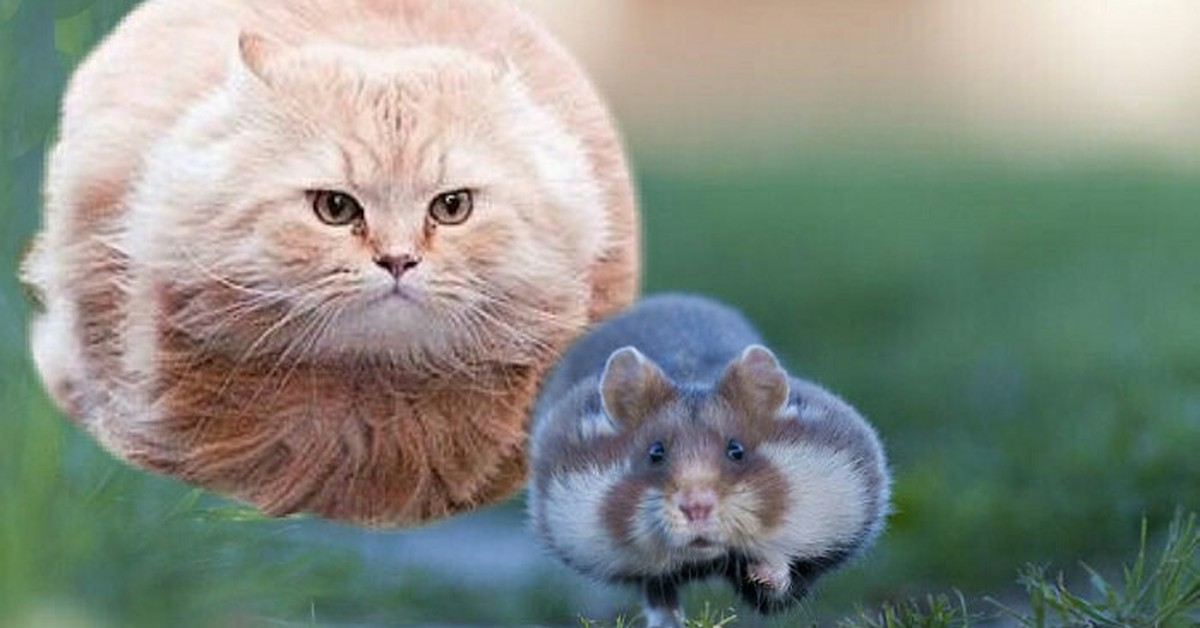
#> input picture Tasks/image.jpg, 1200 x 628 px
$ jupyter execute --allow-errors Ind.ipynb
#> lines starting #> are read from the running program, lines starting #| are printed output that depends on the picture; after the words box and inside, x2 and y2 are one past the last pixel; in counts of white or black regions, pixels touching at a corner belong together
## Задание

На бинарном изображении найти контуры, вывести их количество и среднюю площадь контура, а также визуализировать контуры на исходном изображении.

[cell 1]
import cv2
import numpy as np
import matplotlib.pyplot as plt

[cell 2]
img = cv2.imread('image.jpg', cv2.IMREAD_GRAYSCALE)
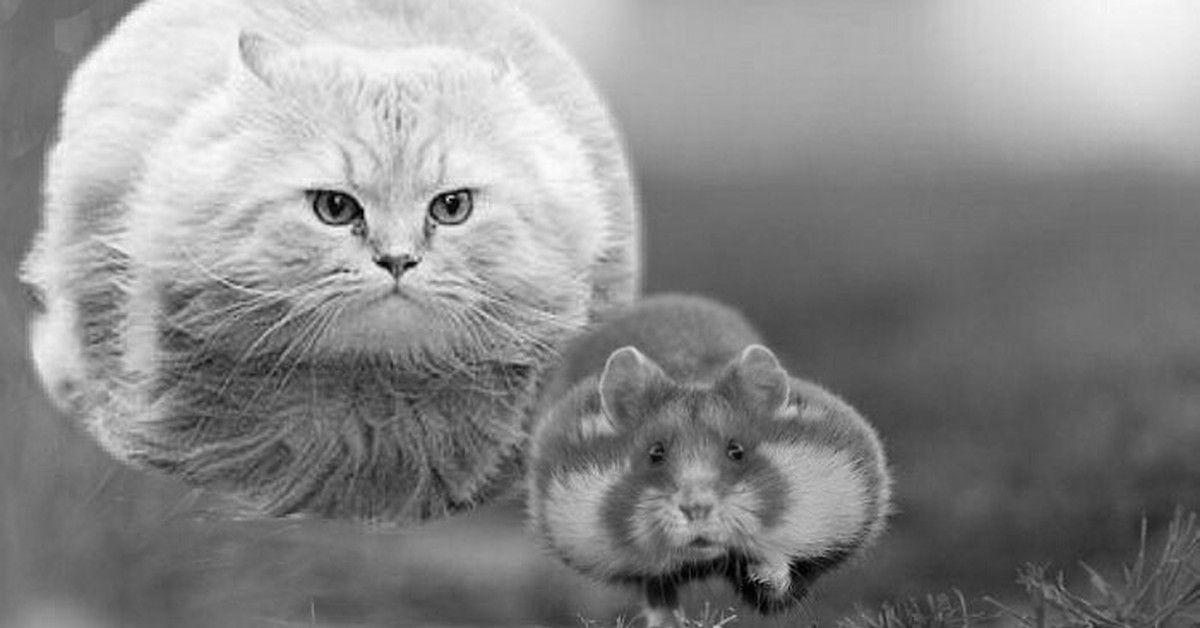
#> img: shape (628, 1200); min 0, max 251, mean 137.8
ret,thresh = cv2.threshold(img,127, 255, cv2.THRESH_BINARY)
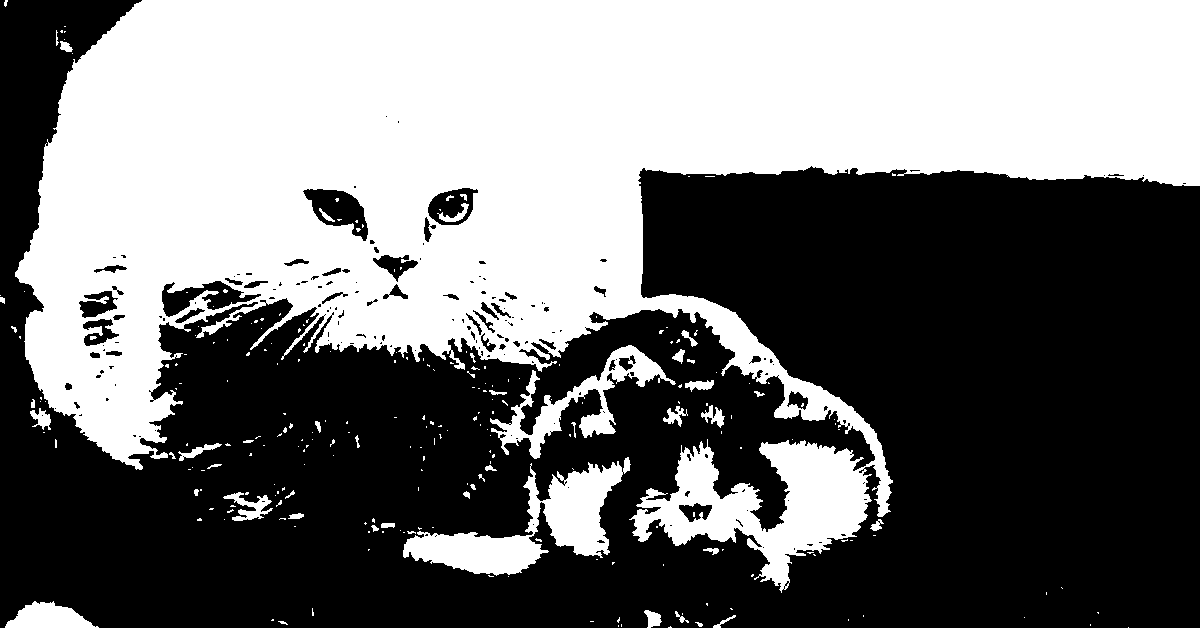
#> thresh: shape (628, 1200); 45.6% white; 250 white regions (202 under 20 px), largest, box (x1, y1, x2, y2) and area: (15, 0, 1200, 593) 323179, (403, 457, 631, 576) 9634, (490, 345, 676, 459) 4739
#> (the rest of this cell did not finish here and is left out)
